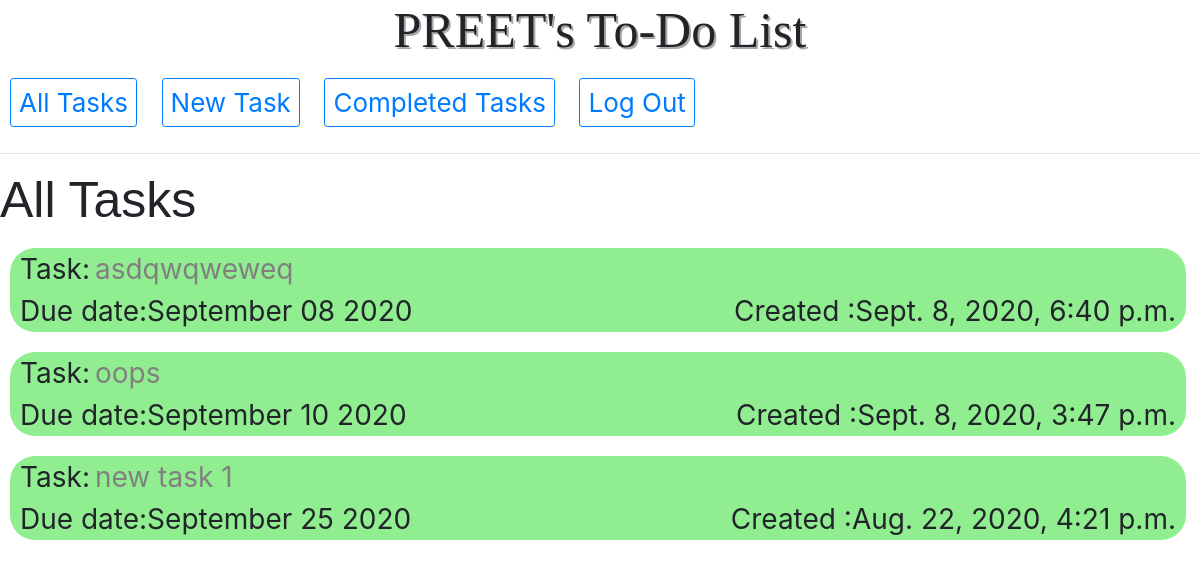
/ (signed in), run on an earlier commit of the app's database.
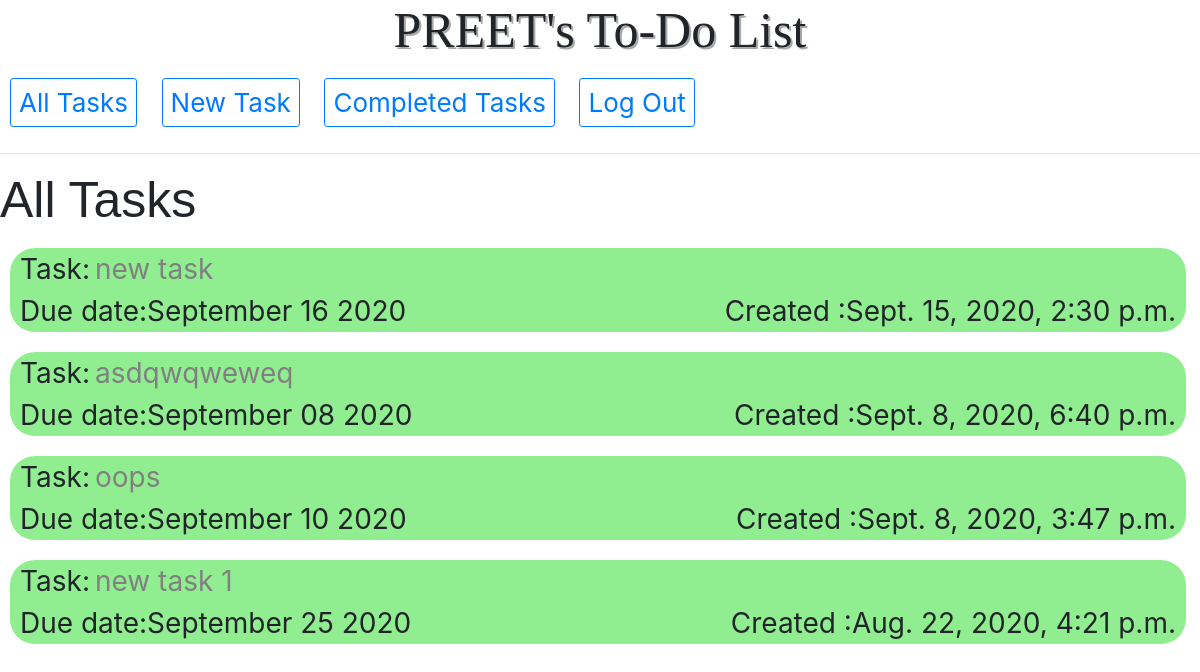
And on a later commit of the database.
### myapp/models.py (models this page shows, shortened)
class User(AbstractUser):
    pass

class Content(models.Model):
    id=models.AutoField(primary_key=True)
    user = models.ForeignKey(User, on_delete=models.CASCADE, related_name="todolist")
    body = models.CharField(max_length=700,blank=True)
    name = models.CharField(max_length=20,blank=True,editable=False)
    complete = models.BooleanField(default=False)
    created = models.DateTimeField(auto_now_add=True)
    due_date = models.DateTimeField(default=datetime.now())

### myapp/views.py (the view)
# urls.py: path("", views.index, name="index"),
def index(request):
    if request.user.is_authenticated:
        complete=request.POST.getlist('complete')
        print(complete)
        conts=Content.objects.order_by("-created").all().filter(user=request.user)
        context={
            "conts":conts
        }
        return render(request, "index.html",context)
    else:
        return HttpResponseRedirect(reverse("login"))

### myapp/templates/index.html (shortened to what this page needs)
{% load static %}
<!DOCTYPE html>
<html lang="en">
    <head>
        <link rel="stylesheet" href="{% static 'styles.css' %}">
        <link rel="stylesheet" href="https://stackpath.bootstrapcdn.com/bootstrap/4.4.1/css/bootstrap.min.css">
    </head>
    <body>
        <h1 style="font-size: 50px;text-align: center;" >{{ request.user.first_name }}'s To-Do List</h1>
    <button class="btn btn-sm btn-outline-primary" id="all" style="font-size: 26px;margin: 10px;">All Tasks</button>
    <button class="btn btn-sm btn-outline-primary" id="new" style="font-size: 26px;margin: 10px;">New Task</button>
    <button class="btn btn-sm btn-outline-primary" id="archived" style="font-size: 26px;margin: 10px;">Completed Tasks</button>
    <a      class="btn btn-sm btn-outline-primary" href="{% url 'logout' %}" style="font-size: 26px;margin: 10px;">Log Out</a>
    <hr>
    <div id="all-view">
        <h2 style="font-family: Arial, Helvetica, sans-serif; font-size: 50px; ">All Tasks</h2>
        {% for cont in conts %}
        <div  class="posts" id="posts" >
        <div class="element" id="elements">
                <span style="float: left;padding-left: 10px; ">Task:<a value="{{cont.name}}" href="{% url 'single_view' cont.name %}"  style="color: grey;padding-left: 5px;">{{cont.name}}</a></span>
                <br>
                <span style="float: right;padding-right: 10px;">Created :{{cont.created}}</span>
                <span style="float: left;padding-left: 10px;">Due date:{{cont.due_date |date:'F d Y'}}</span>
        </div>
        </div>
        <br>
        {% endfor %}
    </div>
    </body>
</html>

### myapp/static/styles.css (style rules this page uses)
h1 { font-family: Cambria, Cochin, Georgia, Times, 'Times New Roman', serif; text-align: center; text-shadow:2px 2px darkgrey; }
#posts { background-color: lightgreen; border-radius: 25px; width: 98%; height: auto; margin: 10px; font-size: 28px; float: left; display: flexbox; }

What changed in the data, as far as the page shows it:
added Content: name "new task", created "Sept. 15, 2020, 2:30 p.m.", due_date "September 16 2020"
